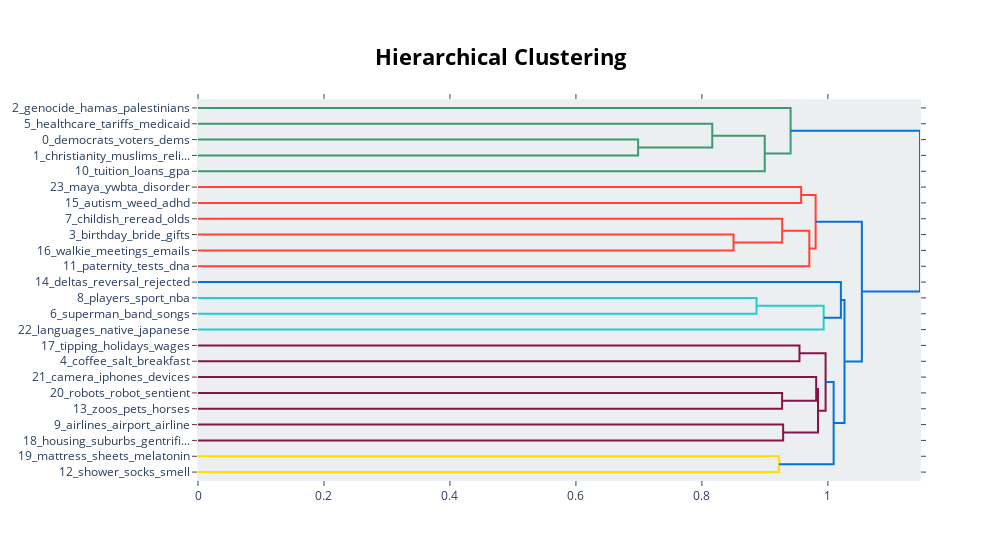

The code cell stored with this chart in its notebook:
### Code cell
topic_model.visualize_hierarchy()

### Figure 1 — Plotly figure (JSON) as saved in the notebook; plotly's stock layout.template omitted (floating-point values rounded to 4 significant figures)
{"data": [{"hoverinfo": "text", "marker": {"color": "rgb(61,153,112)"}, "mode": "lines", "type": "scatter", "x": [0.0, 0.6987, 0.6987, 0.0], "xaxis": "x", "y": [-25.0, -25.0, -35.0, -35.0], "yaxis": "y"}, {"hoverinfo": "text", "marker": {"color": "rgb(61,153,112)"}, "mode": "lines", "type": "scatter", "x": [0.0, 0.8164, 0.8164, 0.6987], "xaxis": "x", "y": [-15.0, -15.0, -30.0, -30.0], "yaxis": "y"}, {"hoverinfo": "text", "marker": {"color": "rgb(61,153,112)"}, "mode": "lines", "type": "scatter", "x": [0.8164, 0.8998, 0.8998, 0.0], "xaxis": "x", "y": [-22.5, -22.5, -45.0, -45.0], "yaxis": "y"}, {"hoverinfo": "text", "marker": {"color": "rgb(61,153,112)"}, "mode": "lines", "type": "scatter", "x": [0.0, 0.9408, 0.9408, 0.8998], "xaxis": "x", "y": [-5.0, -5.0, -33.75, -33.75], "yaxis": "y"}, {"hoverinfo": "text", "marker": {"color": "rgb(255,65,54)"}, "mode": "lines", "type": "scatter", "x": [0.0, 0.9575, 0.9575, 0.0], "xaxis": "x", "y": [-55.0, -55.0, -65.0, -65.0], "yaxis": "y"}, {"hoverinfo": "text", "marker": {"color": "rgb(255,65,54)"}, "mode": "lines", "type": "scatter", "x": [0.0, 0.8502, 0.8502, 0.0], "xaxis": "x", "y": [-85.0, -85.0, -95.0, -95.0], "yaxis": "y"}, {"hoverinfo": "text", "marker": {"color": "rgb(255,65,54)"}, "mode": "lines", "type": "scatter", "x": [0.0, 0.9275, 0.9275, 0.8502], "xaxis": "x", "y": [-75.0, -75.0, -90.0, -90.0], "yaxis": "y"}, {"hoverinfo": "text", "marker": {"color": "rgb(255,65,54)"}, "mode": "lines", "type": "scatter", "x": [0.9275, 0.9706, 0.9706, 0.0], "xaxis": "x", "y": [-82.5, -82.5, -105.0, -105.0], "yaxis": "y"}, {"hoverinfo": "text", "marker": {"color": "rgb(255,65,54)"}, "mode": "lines", "type": "scatter", "x": [0.9575, 0.9806, 0.9806, 0.9706], "xaxis": "x", "y": [-60.0, -60.0, -93.75, -93.75], "yaxis": "y"}, {"hoverinfo": "text", "marker": {"color": "rgb(35,205,205)"}, "mode": "lines", "type": "scatter", "x": [0.0, 0.8867, 0.8867, 0.0], "xaxis": "x", "y": [-125.0, -125.0, -135.0, -135.0], "yaxis": "y"}, {"hoverinfo": "text", "marker": {"color": "rgb(35,205,205)"}, "mode": "lines", "type": "scatter", "x": [0.8867, 0.9933, 0.9933, 0.0], "xaxis": "x", "y": [-130.0, -130.0, -145.0, -145.0], "yaxis": "y"}, {"hoverinfo": "text", "marker": {"color": "rgb(0,116,217)"}, "mode": "lines", "type": "scatter", "x": [0.0, 1.021, 1.021, 0.9933], "xaxis": "x", "y": [-115.0, -115.0, -137.5, -137.5], "yaxis": "y"}, {"hoverinfo": "text", "marker": {"color": "rgb(133,20,75)"}, "mode": "lines", "type": "scatter", "x": [0.0, 0.9549, 0.9549, 0.0], "xaxis": "x", "y": [-155.0, -155.0, -165.0, -165.0], "yaxis": "y"}, {"hoverinfo": "text", "marker": {"color": "rgb(133,20,75)"}, "mode": "lines", "type": "scatter", "x": [0.0, 0.9273, 0.9273, 0.0], "xaxis": "x", "y": [-185.0, -185.0, -195.0, -195.0], "yaxis": "y"}, {"hoverinfo": "text", "marker": {"color": "rgb(133,20,75)"}, "mode": "lines", "type": "scatter", "x": [0.0, 0.9814, 0.9814, 0.9273], "xaxis": "x", "y": [-175.0, -175.0, -190.0, -190.0], "yaxis": "y"}, {"hoverinfo": "text", "marker": {"color": "rgb(133,20,75)"}, "mode": "lines", "type": "scatter", "x": [0.0, 0.929, 0.929, 0.0], "xaxis": "x", "y": [-205.0, -205.0, -215.0, -215.0], "yaxis": "y"}, {"hoverinfo": "text", "marker": {"color": "rgb(133,20,75)"}, "mode": "lines", "type": "scatter", "x": [0.9814, 0.9843, 0.9843, 0.929], "xaxis": "x", "y": [-182.5, -182.5, -210.0, -210.0], "yaxis": "y"}, {"hoverinfo": "text", "marker": {"color": "rgb(133,20,75)"}, "mode": "lines", "type": "scatter", "x": [0.9549, 0.9964, 0.9964, 0.9843], "xaxis": "x", "y": [-160.0, -160.0, -196.2, -196.2], "yaxis": "y"}, {"hoverinfo": "text", "marker": {"color": "rgb(255,220,0)"}, "mode": "lines", "type": "scatter", "x": [0.0, 0.9225, 0.9225, 0.0], "xaxis": "x", "y": [-225.0, -225.0, -235.0, -235.0], "yaxis": "y"}, {"hoverinfo": "text", "marker": {"color": "rgb(0,116,217)"}, "mode": "lines", "type": "scatter", "x": [0.9964, 1.009, 1.009, 0.9225], "xaxis": "x", "y": [-178.1, -178.1, -230.0, -230.0], "yaxis": "y"}, {"hoverinfo": "text", "marker": {"color": "rgb(0,116,217)"}, "mode": "lines", "type": "scatter", "x": [1.021, 1.026, 1.026, 1.009], "xaxis": "x", "y": [-126.2, -126.2, -204.1, -204.1], "yaxis": "y"}, {"hoverinfo": "text", "marker": {"color": "rgb(0,116,217)"}, "mode": "lines", "type": "scatter", "x": [0.9806, 1.054, 1.054, 1.026], "xaxis": "x", "y": [-76.88, -76.88, -165.2, -165.2], "yaxis": "y"}, {"hoverinfo": "text", "marker": {"color": "rgb(0,116,217)"}, "mode": "lines", "type": "scatter", "x": [0.9408, 1.146, 1.146, 1.054], "xaxis": "x", "y": [-19.38, -19.38, -121.0, -121.0], "yaxis": "y"}], "layout": {"autosize": false, "height": 560, "hoverlabel": {"bgcolor": "white", "font": {"family": "Rockwell", "size": 16}}, "hovermode": "closest", "plot_bgcolor": "#ECEFF1", "showlegend": false, "title": {"font": {"color": "Black", "size": 22}, "text": "<b>Hierarchical Clustering</b>", "x": 0.5, "xanchor": "center", "yanchor": "top"}, "width": 1000, "xaxis": {"mirror": "allticks", "rangemode": "tozero", "showgrid": false, "showline": true, "showticklabels": true, "ticks": "outside", "type": "linear", "zeroline": false}, "yaxis": {"mirror": "allticks", "range": [-240, 0], "rangemode": "tozero", "showgrid": false, "showline": true, "showticklabels": true, "tickmode": "array", "ticks": "outside", "ticktext": ["2_genocide_hamas_palestinians", "5_healthcare_tariffs_medicaid", "0_democrats_voters_dems", "1_christianity_muslims_reli...", "10_tuition_loans_gpa", "23_maya_ywbta_disorder", "15_autism_weed_adhd", "7_childish_reread_olds", "3_birthday_bride_gifts", "16_walkie_meetings_emails", "11_paternity_tests_dna", "14_deltas_reversal_rejected", "8_players_sport_nba", "6_superman_band_songs", "22_languages_native_japanese", "17_tipping_holidays_wages", "4_coffee_salt_breakfast", "21_camera_iphones_devices", "20_robots_robot_sentient", "13_zoos_pets_horses", "9_airlines_airport_airline", "18_housing_suburbs_gentrifi...", "19_mattress_sheets_melatonin", "12_shower_socks_smell"], "tickvals": [-5, -15, -25, -35, -45, -55, -65, -75, -85, -95, -105, -115, -125, -135, -145, -155, -165, -175, -185, -195, -205, -215, -225, -235], "type": "linear", "zeroline": false}}}
